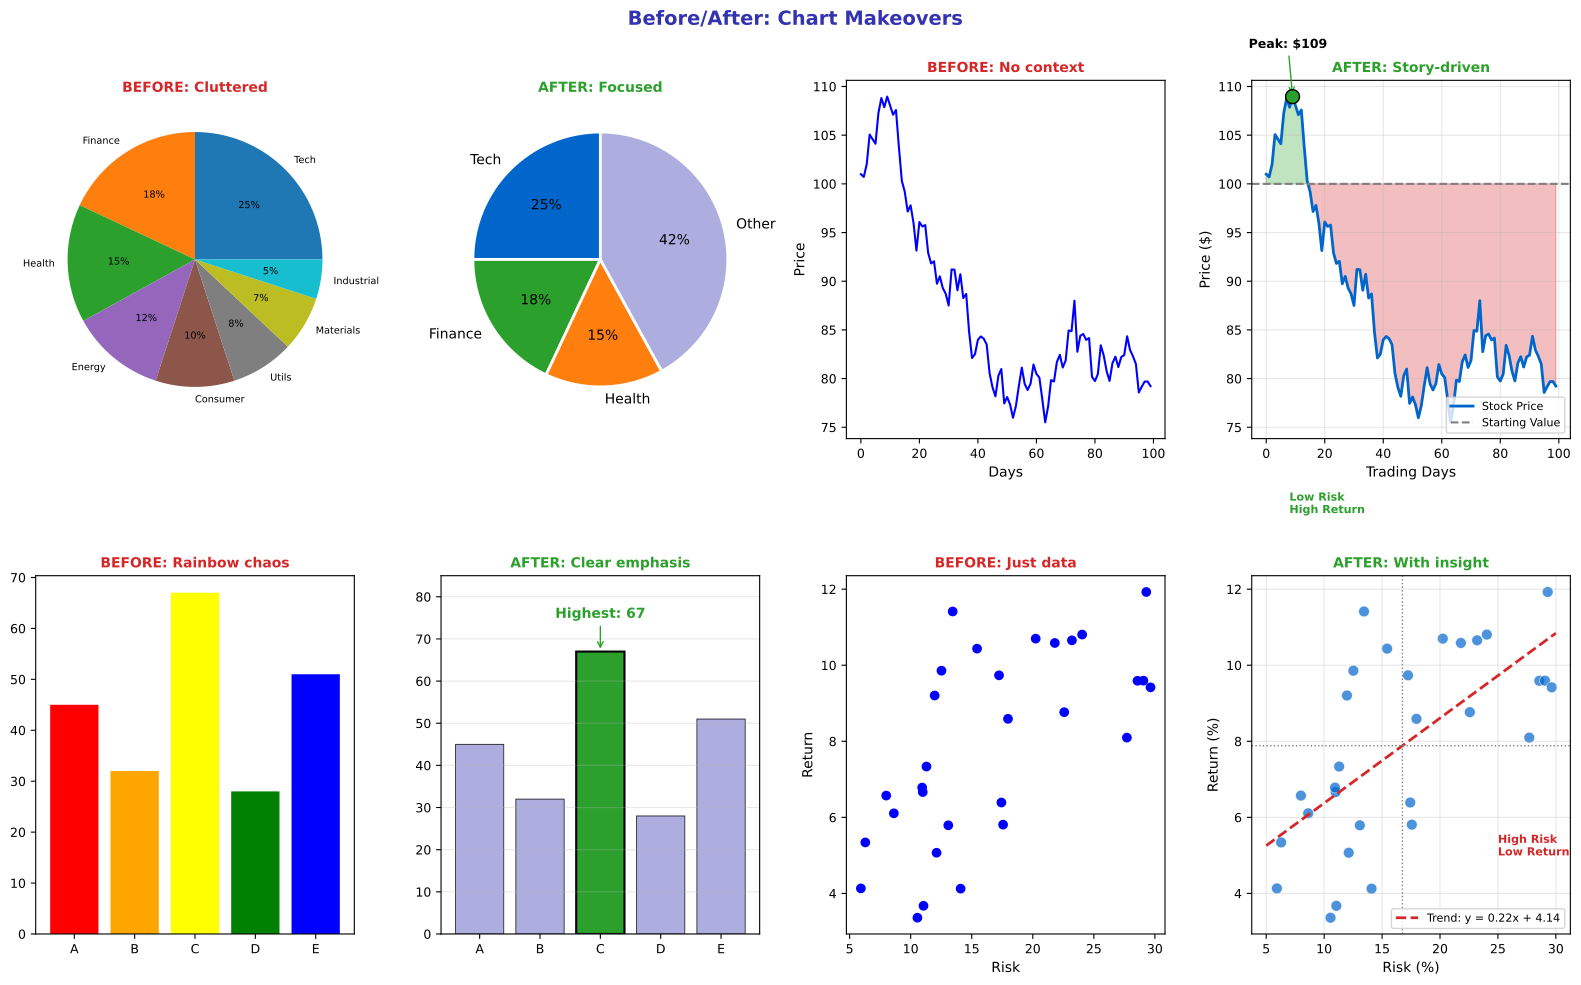

Source code (Python):
"""Before/After - Transforming charts for clarity"""
import matplotlib.pyplot as plt
import numpy as np
import pandas as pd
from pathlib import Path

plt.rcParams.update({
    'font.size': 10,
    'axes.labelsize': 10,
    'axes.titlesize': 11,
    'xtick.labelsize': 9,
    'ytick.labelsize': 9,
    'legend.fontsize': 9,
    'figure.figsize': (10, 6),
    'figure.dpi': 150
})

MLPURPLE = '#3333B2'
MLLAVENDER = '#ADADE0'
MLBLUE = '#0066CC'
MLORANGE = '#FF7F0E'
MLGREEN = '#2CA02C'
MLRED = '#D62728'

np.random.seed(42)

fig = plt.figure(figsize=(16, 10))
fig.suptitle('Before/After: Chart Makeovers', fontsize=14, fontweight='bold', color=MLPURPLE)

# Row 1: Pie chart transformation
# BEFORE: Too many segments
ax1 = fig.add_subplot(2, 4, 1)
sectors = ['Tech', 'Finance', 'Health', 'Energy', 'Consumer', 'Utils', 'Materials', 'Industrial']
values = [25, 18, 15, 12, 10, 8, 7, 5]
colors_before = plt.cm.tab10(np.linspace(0, 1, 8))
ax1.pie(values, labels=sectors, colors=colors_before, autopct='%1.0f%%',
        textprops={'fontsize': 7})
ax1.set_title('BEFORE: Cluttered', fontsize=10, fontweight='bold', color=MLRED)

# AFTER: Grouped and simplified
ax2 = fig.add_subplot(2, 4, 2)
sectors_clean = ['Tech', 'Finance', 'Health', 'Other']
values_clean = [25, 18, 15, 42]
colors_clean = [MLBLUE, MLGREEN, MLORANGE, MLLAVENDER]
wedges, texts, autotexts = ax2.pie(values_clean, labels=sectors_clean, colors=colors_clean,
                                   autopct='%1.0f%%', startangle=90,
                                   wedgeprops=dict(edgecolor='white', linewidth=2),
                                   textprops={'fontsize': 10})
ax2.set_title('AFTER: Focused', fontsize=10, fontweight='bold', color=MLGREEN)

# Row 1: Line chart transformation
# BEFORE: No context
ax3 = fig.add_subplot(2, 4, 3)
days = np.arange(100)
price = 100 + np.cumsum(np.random.randn(100) * 2)
ax3.plot(days, price, color='blue')
ax3.set_title('BEFORE: No context', fontsize=10, fontweight='bold', color=MLRED)
ax3.set_xlabel('Days')
ax3.set_ylabel('Price')

# AFTER: Rich context
ax4 = fig.add_subplot(2, 4, 4)
ax4.plot(days, price, color=MLBLUE, linewidth=2, label='Stock Price')
ax4.axhline(100, color='gray', linestyle='--', linewidth=1.5, label='Starting Value')
ax4.fill_between(days, 100, price, where=price > 100, alpha=0.3, color=MLGREEN)
ax4.fill_between(days, 100, price, where=price < 100, alpha=0.3, color=MLRED)

# Mark peak
peak_idx = np.argmax(price)
ax4.scatter([peak_idx], [price[peak_idx]], color=MLGREEN, s=100, zorder=5, edgecolors='black')
ax4.annotate(f'Peak: ${price[peak_idx]:.0f}', xy=(peak_idx, price[peak_idx]),
             xytext=(peak_idx - 15, price[peak_idx] + 5), fontsize=9, fontweight='bold',
             arrowprops=dict(arrowstyle='->', color=MLGREEN))

ax4.set_title('AFTER: Story-driven', fontsize=10, fontweight='bold', color=MLGREEN)
ax4.set_xlabel('Trading Days', fontsize=10)
ax4.set_ylabel('Price ($)', fontsize=10)
ax4.legend(fontsize=8, loc='lower right')
ax4.grid(alpha=0.3)

# Row 2: Bar chart transformation
# BEFORE: Rainbow colors, no emphasis
ax5 = fig.add_subplot(2, 4, 5)
cats = ['A', 'B', 'C', 'D', 'E']
vals = [45, 32, 67, 28, 51]
colors_rainbow = ['red', 'orange', 'yellow', 'green', 'blue']
ax5.bar(cats, vals, color=colors_rainbow)
ax5.set_title('BEFORE: Rainbow chaos', fontsize=10, fontweight='bold', color=MLRED)

# AFTER: Strategic emphasis
ax6 = fig.add_subplot(2, 4, 6)
colors_emphasis = [MLLAVENDER, MLLAVENDER, MLGREEN, MLLAVENDER, MLLAVENDER]
bars = ax6.bar(cats, vals, color=colors_emphasis, edgecolor='black', linewidth=0.5)
ax6.bar(2, vals[2], color=MLGREEN, edgecolor='black', linewidth=1.5)  # Re-draw emphasized
ax6.annotate('Highest: 67', xy=(2, 67), xytext=(2, 75), ha='center',
             fontsize=10, fontweight='bold', color=MLGREEN,
             arrowprops=dict(arrowstyle='->', color=MLGREEN))
ax6.set_title('AFTER: Clear emphasis', fontsize=10, fontweight='bold', color=MLGREEN)
ax6.set_ylim(0, 85)
ax6.grid(alpha=0.3, axis='y')

# Row 2: Scatter transformation
# BEFORE: Just dots
ax7 = fig.add_subplot(2, 4, 7)
risk = np.random.uniform(5, 30, 30)
ret = 3 + 0.3 * risk + np.random.normal(0, 2, 30)
ax7.scatter(risk, ret, c='blue')
ax7.set_title('BEFORE: Just data', fontsize=10, fontweight='bold', color=MLRED)
ax7.set_xlabel('Risk')
ax7.set_ylabel('Return')

# AFTER: Analytical insight
ax8 = fig.add_subplot(2, 4, 8)
ax8.scatter(risk, ret, c=MLBLUE, s=60, alpha=0.7, edgecolors='white', linewidth=0.5)

# Add regression
z = np.polyfit(risk, ret, 1)
x_line = np.linspace(5, 30, 100)
ax8.plot(x_line, np.poly1d(z)(x_line), color=MLRED, linewidth=2, linestyle='--',
         label=f'Trend: y = {z[0]:.2f}x + {z[1]:.2f}')

# Add quadrants
ax8.axhline(np.mean(ret), color='gray', linestyle=':', linewidth=1)
ax8.axvline(np.mean(risk), color='gray', linestyle=':', linewidth=1)

# Label quadrants
ax8.text(7, 14, 'Low Risk\nHigh Return', fontsize=8, color=MLGREEN, fontweight='bold')
ax8.text(25, 5, 'High Risk\nLow Return', fontsize=8, color=MLRED, fontweight='bold')

ax8.set_title('AFTER: With insight', fontsize=10, fontweight='bold', color=MLGREEN)
ax8.set_xlabel('Risk (%)', fontsize=10)
ax8.set_ylabel('Return (%)', fontsize=10)
ax8.legend(fontsize=8, loc='lower right')
ax8.grid(alpha=0.3)

plt.tight_layout()
plt.savefig(Path(__file__).parent / 'chart.pdf', dpi=300, bbox_inches='tight')
plt.close()
